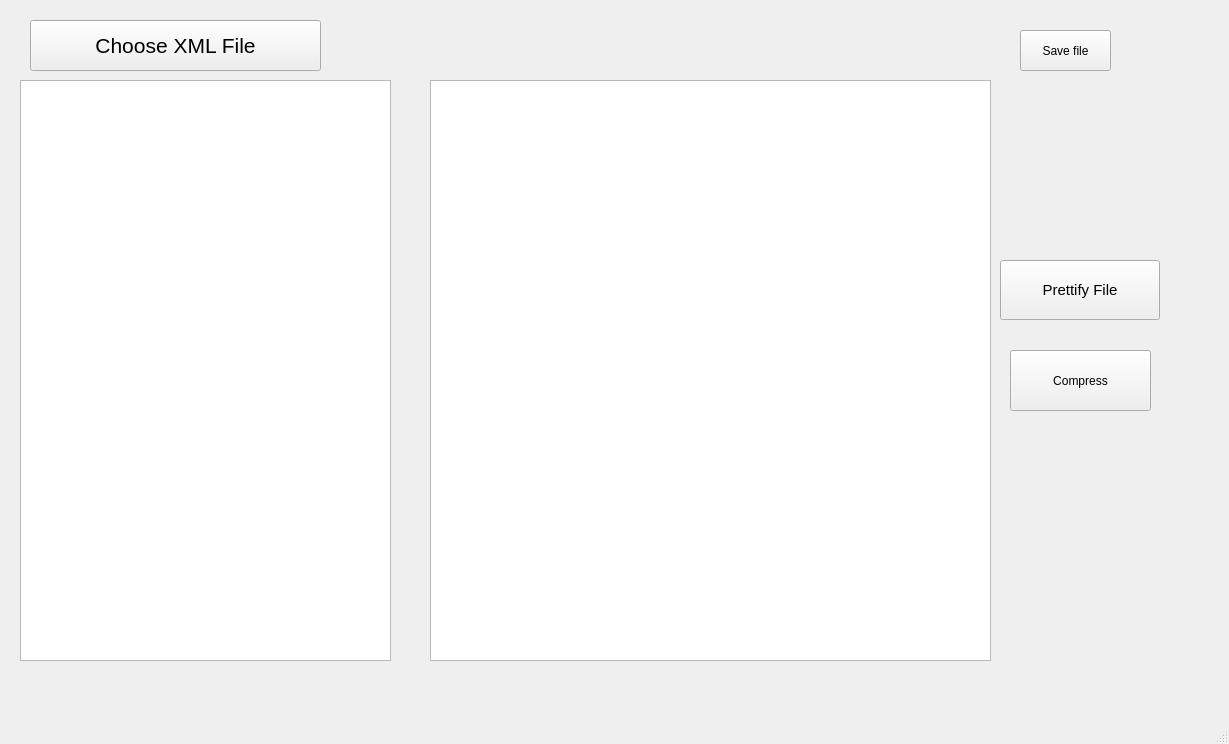
<?xml version="1.0" encoding="UTF-8"?>
<ui version="4.0">
 <class>MainWindow</class>
 <widget class="QMainWindow" name="MainWindow">
  <property name="geometry">
   <rect>
    <x>0</x>
    <y>0</y>
    <width>1229</width>
    <height>744</height>
   </rect>
  </property>
  <property name="windowTitle">
   <string>MainWindow</string>
  </property>
  <widget class="QWidget" name="centralwidget">
   <widget class="QPushButton" name="pushButton">
    <property name="geometry">
     <rect>
      <x>30</x>
      <y>20</y>
      <width>291</width>
      <height>51</height>
     </rect>
    </property>
    <property name="font">
     <font>
      <pointsize>16</pointsize>
     </font>
    </property>
    <property name="text">
     <string>Choose XML File</string>
    </property>
   </widget>
   <widget class="QTextBrowser" name="textBrowser">
    <property name="geometry">
     <rect>
      <x>20</x>
      <y>80</y>
      <width>371</width>
      <height>581</height>
     </rect>
    </property>
    <property name="html">
     <string>&lt;!DOCTYPE HTML PUBLIC &quot;-//W3C//DTD HTML 4.0//EN&quot; &quot;http://www.w3.org/TR/REC-html40/strict.dtd&quot;&gt;
&lt;html&gt;&lt;head&gt;&lt;meta name=&quot;qrichtext&quot; content=&quot;1&quot; /&gt;&lt;meta charset=&quot;utf-8&quot; /&gt;&lt;style type=&quot;text/css&quot;&gt;
p, li { white-space: pre-wrap; }
hr { height: 1px; border-width: 0; }
li.unchecked::marker { content: &quot;\2610&quot;; }
li.checked::marker { content: &quot;\2612&quot;; }
&lt;/style&gt;&lt;/head&gt;&lt;body style=&quot; font-family:'Segoe UI'; font-size:9pt; font-weight:400; font-style:normal;&quot;&gt;
&lt;p style=&quot;-qt-paragraph-type:empty; margin-top:0px; margin-bottom:0px; margin-left:0px; margin-right:0px; -qt-block-indent:0; text-indent:0px;&quot;&gt;&lt;br /&gt;&lt;/p&gt;&lt;/body&gt;&lt;/html&gt;</string>
    </property>
    <property name="openExternalLinks">
     <bool>true</bool>
    </property>
   </widget>
   <widget class="QTextBrowser" name="textBrowser_2">
    <property name="geometry">
     <rect>
      <x>430</x>
      <y>80</y>
      <width>561</width>
      <height>581</height>
     </rect>
    </property>
   </widget>
   <widget class="QPushButton" name="pushButton_4">
    <property name="geometry">
     <rect>
      <x>1000</x>
      <y>260</y>
      <width>160</width>
      <height>60</height>
     </rect>
    </property>
    <property name="font">
     <font>
      <pointsize>11</pointsize>
     </font>
    </property>
    <property name="text">
     <string>Prettify File</string>
    </property>
   </widget>
   <widget class="QPushButton" name="pushButton_2">
    <property name="geometry">
     <rect>
      <x>1010</x>
      <y>350</y>
      <width>141</width>
      <height>61</height>
     </rect>
    </property>
    <property name="text">
     <string>Compress</string>
    </property>
   </widget>
   <widget class="QPushButton" name="pushButton_3">
    <property name="geometry">
     <rect>
      <x>1020</x>
      <y>30</y>
      <width>91</width>
      <height>41</height>
     </rect>
    </property>
    <property name="text">
     <string>Save file</string>
    </property>
   </widget>
  </widget>
  <widget class="QMenuBar" name="menubar">
   <property name="geometry">
    <rect>
     <x>0</x>
     <y>0</y>
     <width>1229</width>
     <height>21</height>
    </rect>
   </property>
  </widget>
  <widget class="QStatusBar" name="statusbar"/>
 </widget>
 <resources/>
 <connections/>
</ui>
